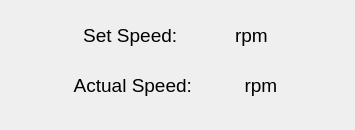
<?xml version="1.0" encoding="UTF-8"?>
<ui version="4.0">
 <class>Dialog</class>
 <widget class="QDialog" name="Dialog">
  <property name="geometry">
   <rect>
    <x>0</x>
    <y>0</y>
    <width>355</width>
    <height>130</height>
   </rect>
  </property>
  <property name="windowTitle">
   <string>Dialog</string>
  </property>
  <widget class="QLabel" name="set_speed">
   <property name="geometry">
    <rect>
     <x>10</x>
     <y>10</y>
     <width>331</width>
     <height>51</height>
    </rect>
   </property>
   <property name="font">
    <font>
     <pointsize>14</pointsize>
    </font>
   </property>
   <property name="text">
    <string>Set Speed:           rpm</string>
   </property>
   <property name="alignment">
    <set>Qt::AlignCenter</set>
   </property>
  </widget>
  <widget class="QLabel" name="actual_speed">
   <property name="geometry">
    <rect>
     <x>10</x>
     <y>60</y>
     <width>331</width>
     <height>51</height>
    </rect>
   </property>
   <property name="font">
    <font>
     <pointsize>14</pointsize>
    </font>
   </property>
   <property name="text">
    <string>Actual Speed:          rpm</string>
   </property>
   <property name="alignment">
    <set>Qt::AlignCenter</set>
   </property>
  </widget>
 </widget>
 <resources/>
 <connections/>
</ui>
